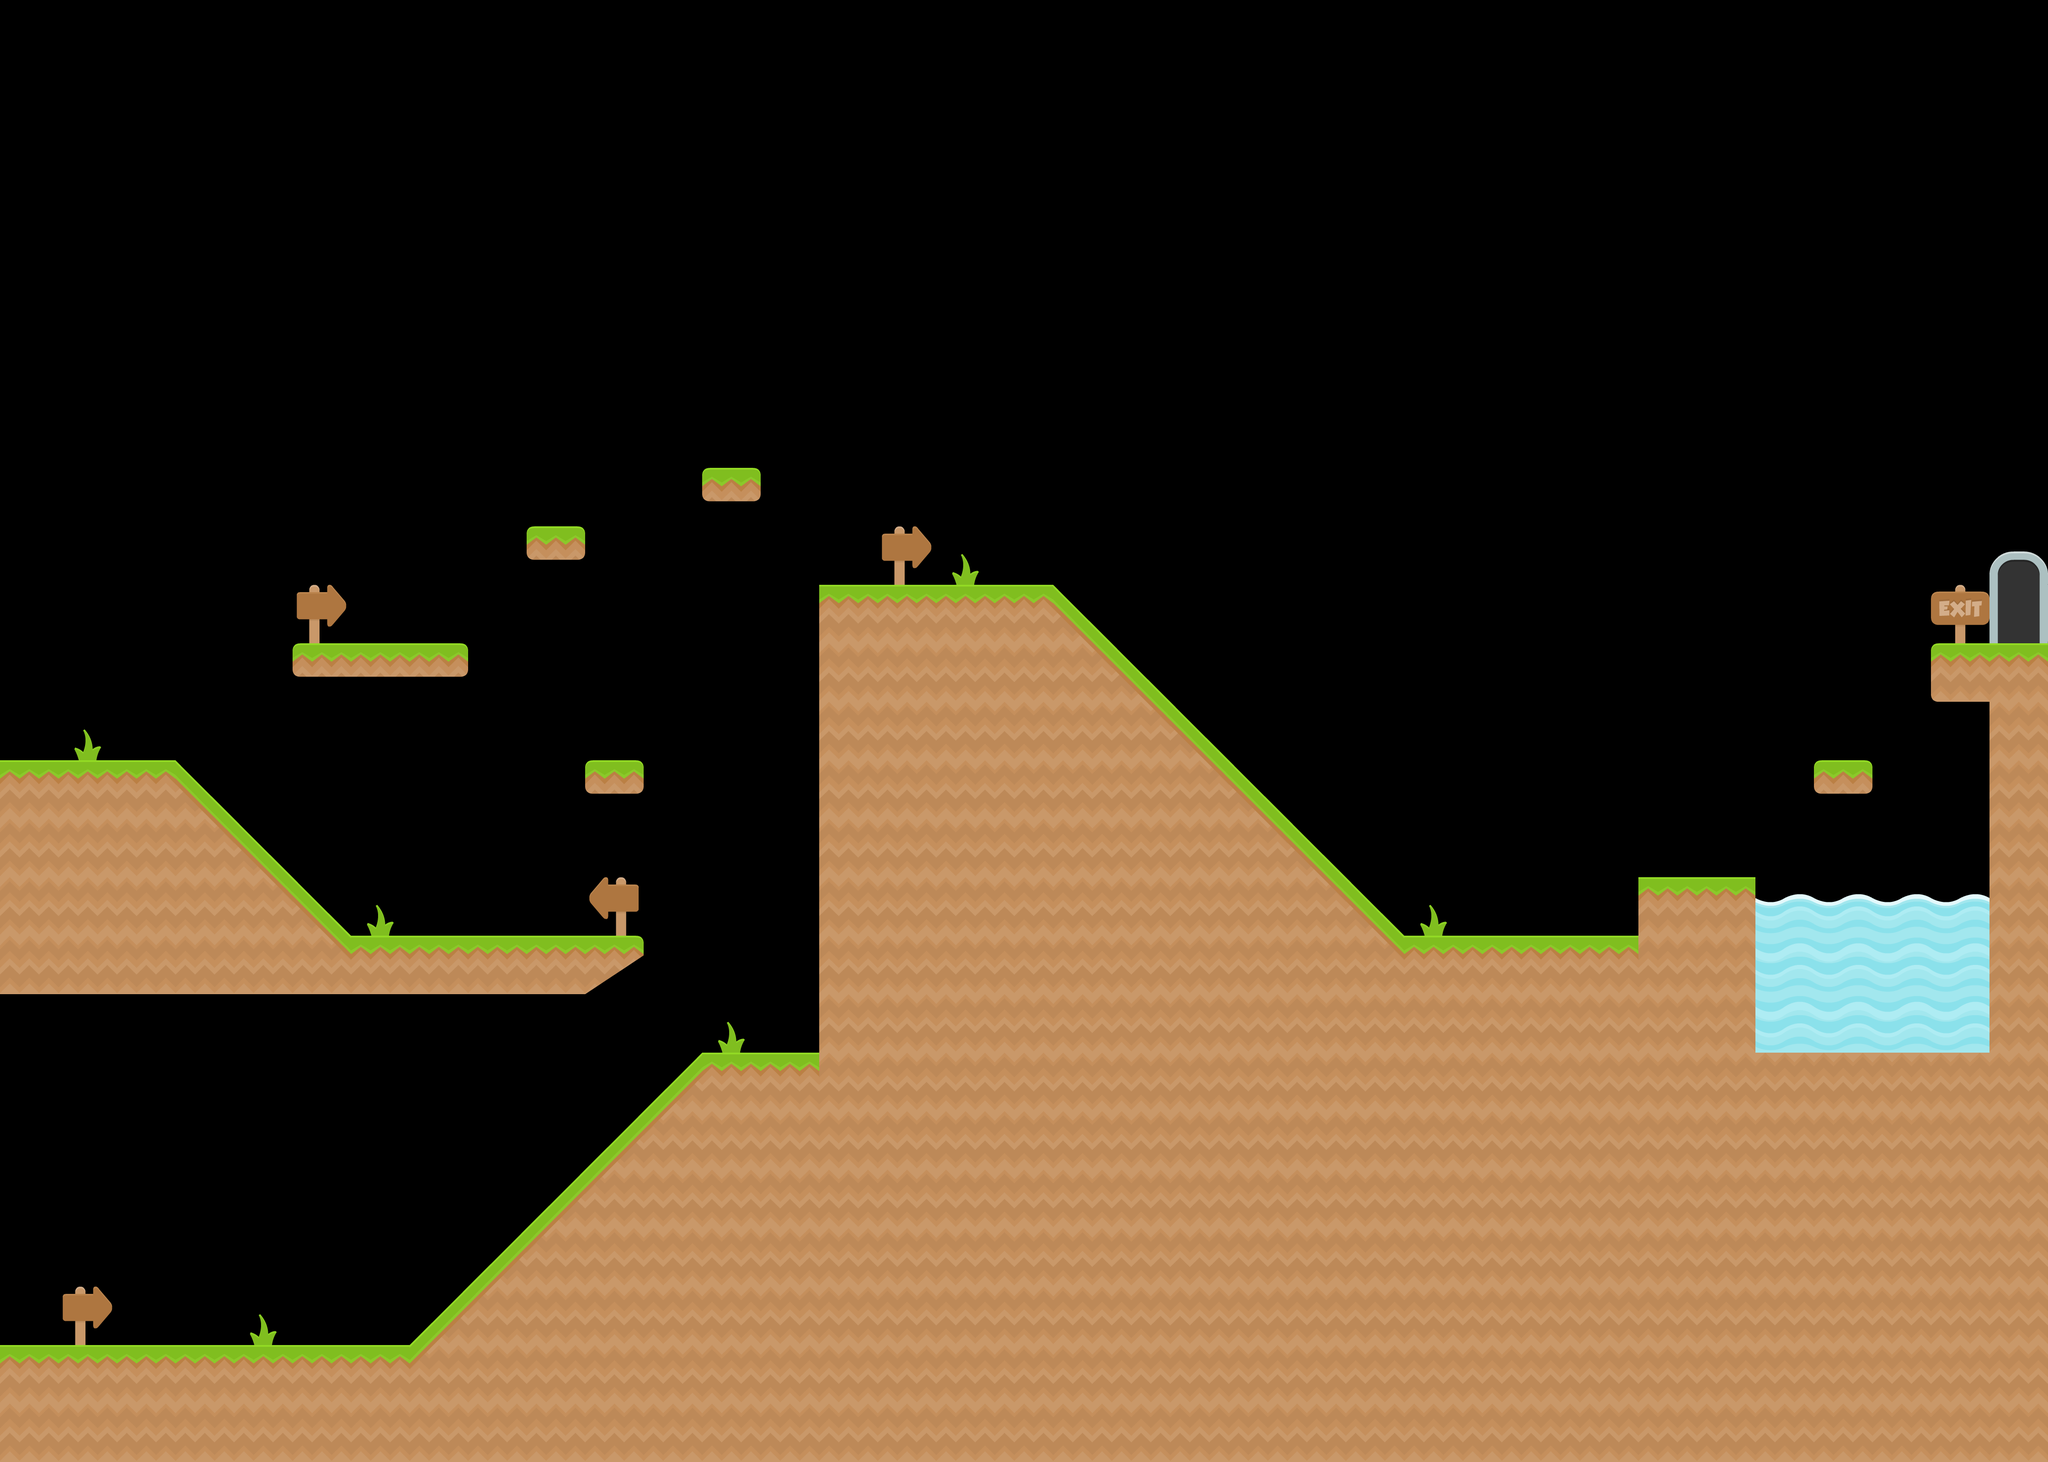

Rendered tile map (Tiled .tmx) drawn with the repository's tilesets; below, a short description and the map source with its tile grids summarised:
An orthogonal 35x25 tile map with 128x128 px tiles, 4 tile layers (Don't Touch, Background, Foreground, Platforms) and 7 objects.

<map version="1.9" tiledversion="1.9.2" orientation="orthogonal" renderorder="right-down" width="35" height="25" tilewidth="128" tileheight="128" infinite="0" nextlayerid="6" nextobjectid="8">
 <tileset firstgid="1" source="TigsTails.tsx" />
 <objectgroup id="3" name="Coins">
  <object id="1" gid="23" x="636.812" y="2938.84" width="128" height="128">
   <properties>
    <property name="Points" type="int" value="1" />
   </properties>
  </object>
  <object id="2" gid="23" x="1665.42" y="2305.85" width="128" height="128">
   <properties>
    <property name="Points" type="int" value="1" />
   </properties>
  </object>
  <object id="4" gid="23" x="768.686" y="1412.88" width="128" height="128">
   <properties>
    <property name="Points" type="int" value="1" />
   </properties>
  </object>
  <object id="5" gid="23" x="3451.37" y="2053.4" width="128" height="128">
   <properties>
    <property name="Points" type="int" value="1" />
   </properties>
  </object>
  <object id="7" gid="23" x="2177.85" y="1277.23" width="128" height="128">
   <properties>
    <property name="Points" type="int" value="1" />
   </properties>
  </object>
  <object id="3" gid="24" x="1669.19" y="1665.32" width="128" height="128">
   <properties>
    <property name="Points" type="int" value="5" />
   </properties>
  </object>
  <object id="6" gid="25" x="1793.53" y="764.812" width="128" height="128">
   <properties>
    <property name="Points" type="int" value="3" />
   </properties>
  </object>
 </objectgroup>
 <layer id="5" name="Don't Touch" width="35" height="25">
  <data>[875 cells, 0 non-empty, 0 distinct tile ids]</data>
 </layer>
 <layer id="4" name="Background" width="35" height="25">
  <data>[875 cells, 7 non-empty, 5 distinct tile ids]</data>
 </layer>
 <layer id="2" name="Foreground" width="35" height="25">
  <data>[875 cells, 21 non-empty, 3 distinct tile ids]</data>
 </layer>
 <layer id="1" name="Platforms" width="35" height="25">
  <data>[875 cells, 320 non-empty, 12 distinct tile ids]</data>
 </layer>
</map>
